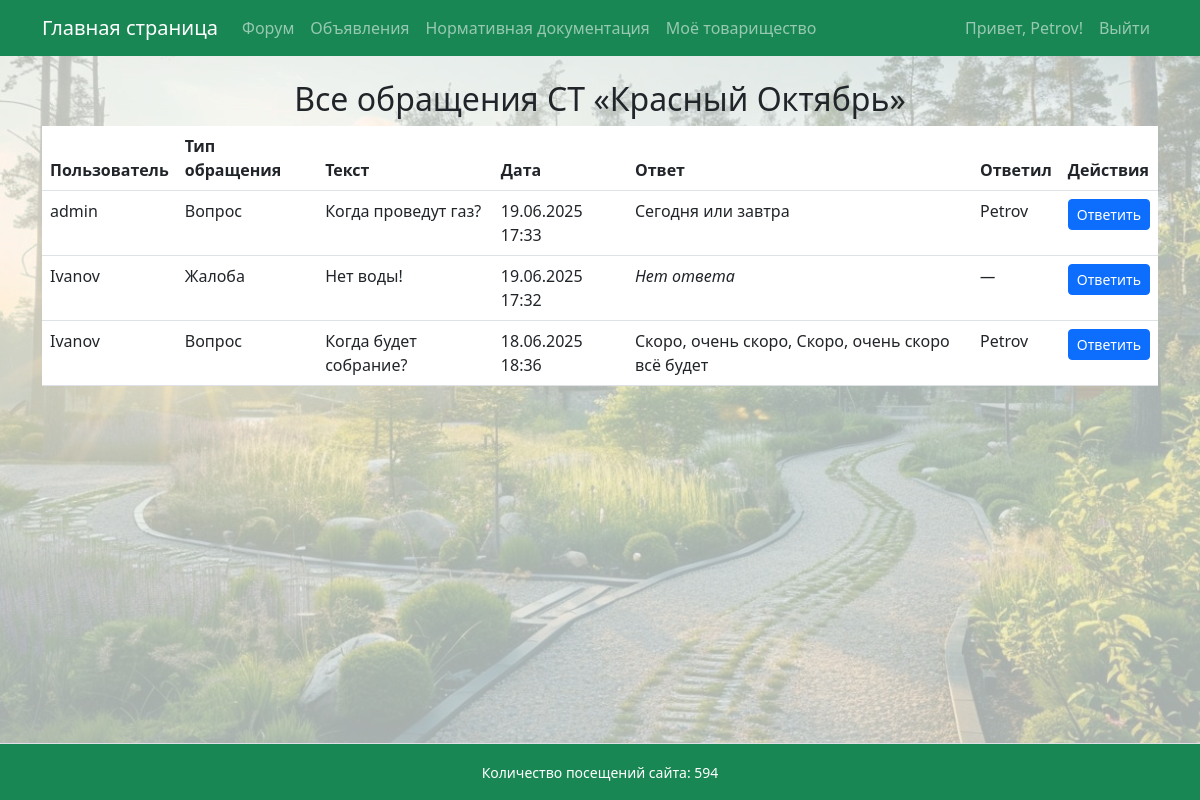
/appeals/board/ (signed in), run on the app's committed database.
### garden/models.py (models this page shows, shortened)
class Community(models.Model):
    name = models.CharField(max_length=100)
    description = models.TextField(blank=True)
    legal_address = models.TextField("Юридический адрес", blank=True, null=True)
    postal_address = models.TextField("Почтовый адрес", blank=True, null=True)
    bank_details = models.TextField("Банковские реквизиты", blank=True, null=True)
    additional_info = models.TextField("Дополнительная информация", blank=True, null=True)

class Appeal(models.Model):
    APPEAL_TYPES = [
        ('complaint', 'Жалоба'),
        ('proposal', 'Предложение'),
        ('question', 'Вопрос'),
    ]
    user = models.ForeignKey(User, on_delete=models.CASCADE, related_name='appeals')
    appeal_type = models.CharField(max_length=20, choices=APPEAL_TYPES)
    text = models.TextField()
    created_at = models.DateTimeField(auto_now_add=True)
    response = models.TextField(blank=True, null=True)
    responded_at = models.DateTimeField(blank=True, null=True)
    responder = models.ForeignKey(
        User,
        on_delete=models.SET_NULL,
        null=True, blank=True,
        related_name='responses',
        limit_choices_to={'groups__name__in': ['Председатель', 'Правление']}
    )

### garden/views.py (the view)
# urls.py: path('appeals/board/', views.all_appeals_list, name='all_appeals_list'),
@login_required
@user_passes_test(user_is_board_member)
def all_appeals_list(request):
    profile = get_object_or_404(Profile, user=request.user)
    appeals = Appeal.objects.all().order_by('-created_at')
    return render(request, 'all_appeals_list.html', {'appeals': appeals, 'community': profile.community})

### garden/context_processors.py (called while the page is built)
def total_visits_processor(request):
    counter, created = PageVisit.objects.get_or_create(page_name='main_page')
    return {
        'total_visits': counter.visits
    }

### garden/views.py (called while the page is built)
def user_is_board_member(user):
    profile = getattr(user, 'profile', None)
    return profile is not None and profile.role in ['chairman', 'board_member']

### garden/templates/all_appeals_list.html
{% extends 'base.html' %}
{% block content %}
<h2 class="text-center align-middle">Все обращения СТ «{{ community.name }}»</h2>
<table class="table">
    <thead>
        <tr>
            <th>Пользователь</th>
            <th>Тип обращения</th>
            <th>Текст</th>
            <th>Дата</th>
            <th>Ответ</th>
            <th>Ответил</th>
            <th>Действия</th>
        </tr>
    </thead>
    <tbody>
        {% for appeal in appeals %}
        <tr>
            <td>{{ appeal.user.get_full_name|default:appeal.user.username }}</td>
            <td>{{ appeal.get_appeal_type_display }}</td>
            <td>{{ appeal.text|truncatewords:20 }}</td>
            <td>{{ appeal.created_at|date:"d.m.Y H:i" }}</td>
            <td>
                {% if appeal.response %}
                    {{ appeal.response|truncatewords:20 }}
                {% else %}
                    <em>Нет ответа</em>
                {% endif %}
            </td>
            <td>
                {% if appeal.responder %}
                    {{ appeal.responder.get_full_name|default:appeal.responder.username }}
                {% else %}
                    <em>—</em>
                {% endif %}
            </td>
            <td>
                <a href="{% url 'appeal_detail_and_respond' appeal.id %}" class="btn btn-sm btn-primary">
                    Ответить
                </a>
            </td>
        </tr>
        {% empty %}
        <tr>
            <td colspan="7">Обращений нет.</td>
        </tr>
        {% endfor %}
    </tbody>
</table>
{% endblock %}

### templates/base.html (shortened to what this page needs)
<!DOCTYPE html>
<html lang="ru">
<head>
    <link rel="stylesheet" href="https://cdn.jsdelivr.net/npm/bootstrap@5.3.0/dist/css/bootstrap.min.css">
</head>
<body>
    <div class="page-container">
        <nav class="navbar navbar-expand-lg navbar-dark bg-success mb-4">
            <div class="container">
                <a class="navbar-brand" href="{% url 'main_page' %}">Главная страница</a>
                <div class="collapse navbar-collapse" id="navbarSupportedContent">
                    <ul class="navbar-nav me-auto mb-2 mb-lg-0">
                        <li class="nav-item"><a class="nav-link" href="{% url 'forum' %}">Форум</a></li>
                        <li class="nav-item"><a class="nav-link" href="{% url 'ads' %}">Объявления</a></li>
                        <li class="nav-item"><a class="nav-link" href="https://strb.by/" target="_blank" rel="noopener noreferrer">Нормативная документация</a></li>
                        <li class="nav-item"><a class="nav-link" href="{% url 'my_community' %}">Моё товарищество</a></li>
                    </ul>
                    <ul class="navbar-nav ms-auto mb-2 mb-lg-0">
                        {% if user.is_authenticated %}
                            <li class="nav-item">
                                <span class="nav-link">Привет, {{ user.username }}!</span>
                            </li>
                            <li class="nav-item">
                                <a class="nav-link" href="#" onclick="event.preventDefault(); document.getElementById('logout-form').submit();">
                                    Выйти
                                </a>
                            </li>
                        {% else %}
                            <li class="nav-item"><a class="nav-link" href="{% url 'login' %}">Войти</a></li>
                        {% endif %}
                    </ul>
                </div>
            </div>
        </nav>
        <main class="content-wrap container">
            {% block content %}
            {% endblock %}
        </main>
        <footer class="bg-success text-center py-3 mt-4 border-top text-white">
            <div class="container">
                <small>
                    Количество посещений сайта: {{ total_visits }}
                </small>
            </div>
        </footer>
    </div>
</body>
</html>

### templates/base.html (style rules this page uses)
body, html { height: 100%; margin: 0; }
.page-container { min-height: 100vh; display: flex; flex-direction: column; min-height: 100vh; background-image: url('/static/images/background.jpg'); background-repeat: no-repeat; background-position: center center; background-size: cover; background-color: rgba(240, 248, 245, 0.7); background-blend-mode: lighten; }
.content-wrap { flex: 1; }

### data on the page
Community: name "Красный Октябрь"
Appeal: user.get_full_name "admin", appeal_type "Вопрос", text "Когда проведут газ?", created_at "19.06.2025 17:33", response "Сегодня или завтра", responder.get_full_name "Petrov"
Appeal: user.get_full_name "Ivanov", appeal_type "Жалоба", text "Нет воды!", created_at "19.06.2025 17:32", shows "Нет ответа"
Appeal: user.get_full_name "Ivanov", appeal_type "Вопрос", text "Когда будет собрание?", created_at "18.06.2025 18:36", response "Скоро, очень скоро, Скоро, очень скоро всё будет", responder.get_full_name "Petrov"

### other printed values
{{ user.username }} "Petrov"
{{ total_visits }} "594"
